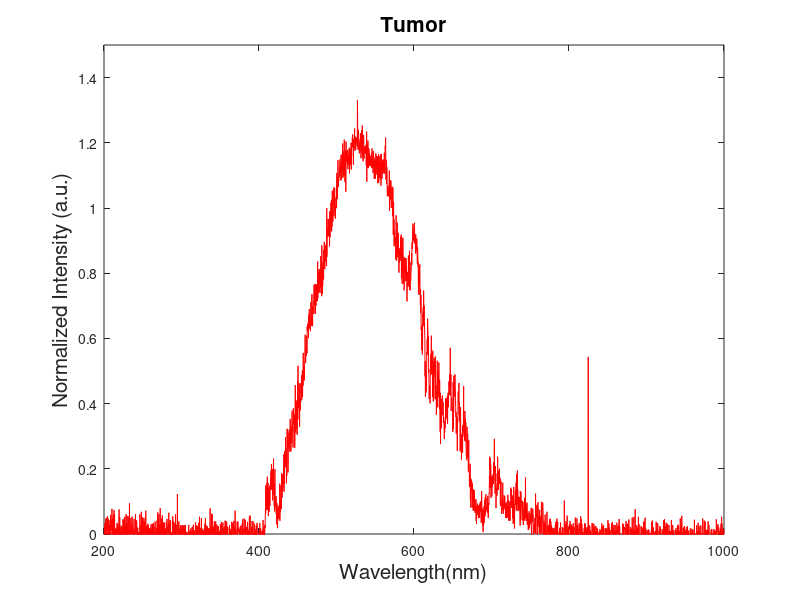

This chart was generated by the following MATLAB code:
%Code used to normalize spectra, pegging the frequency nearest to 500 to an
%arbitrary unit of 1.0;
%Should use this code to prepare spectra for use in the simulation

load('wavelengths')
[Y, I] = min(abs((wavelengths - 500))); %I is index of wavelength nearest to 500

load('mean_healthy_spectra'); 
mean_healthy_spectra = mean_healthy_spectra .* (1. / mean_healthy_spectra(I)); %Normalize it
save('mean_healthy_spectra', 'mean_healthy_spectra'); %save it

load('mean_tumor_spectra');
mean_tumor_spectra = mean_tumor_spectra .* (1. / mean_tumor_spectra(I)); %Normalize it
save('mean_tumor_spectra', 'mean_tumor_spectra'); %save it

%plot them
%plot(wavelengths, mean_tumor_spectra, 'blue');
%hold on;
plot(wavelengths, mean_healthy_spectra, 'red');
legend({'Tumor','Healthy'}, 'FontSize', 15);
title('Spectra','FontSize',15); 
xlabel('wavelength(nm)','FontSize',15); 
ylabel('Normalized Intensity (au), Pegged 500nm at 1.0','FontSize',15);




axis([200 1000 0 1.5])
legend off
xlabel('Wavelength(nm)','FontSize',15)
ylabel('Normalized Intensity (a.u.)', 'FontSize', 15)
title('Tumor', 'FontSize', 15)
